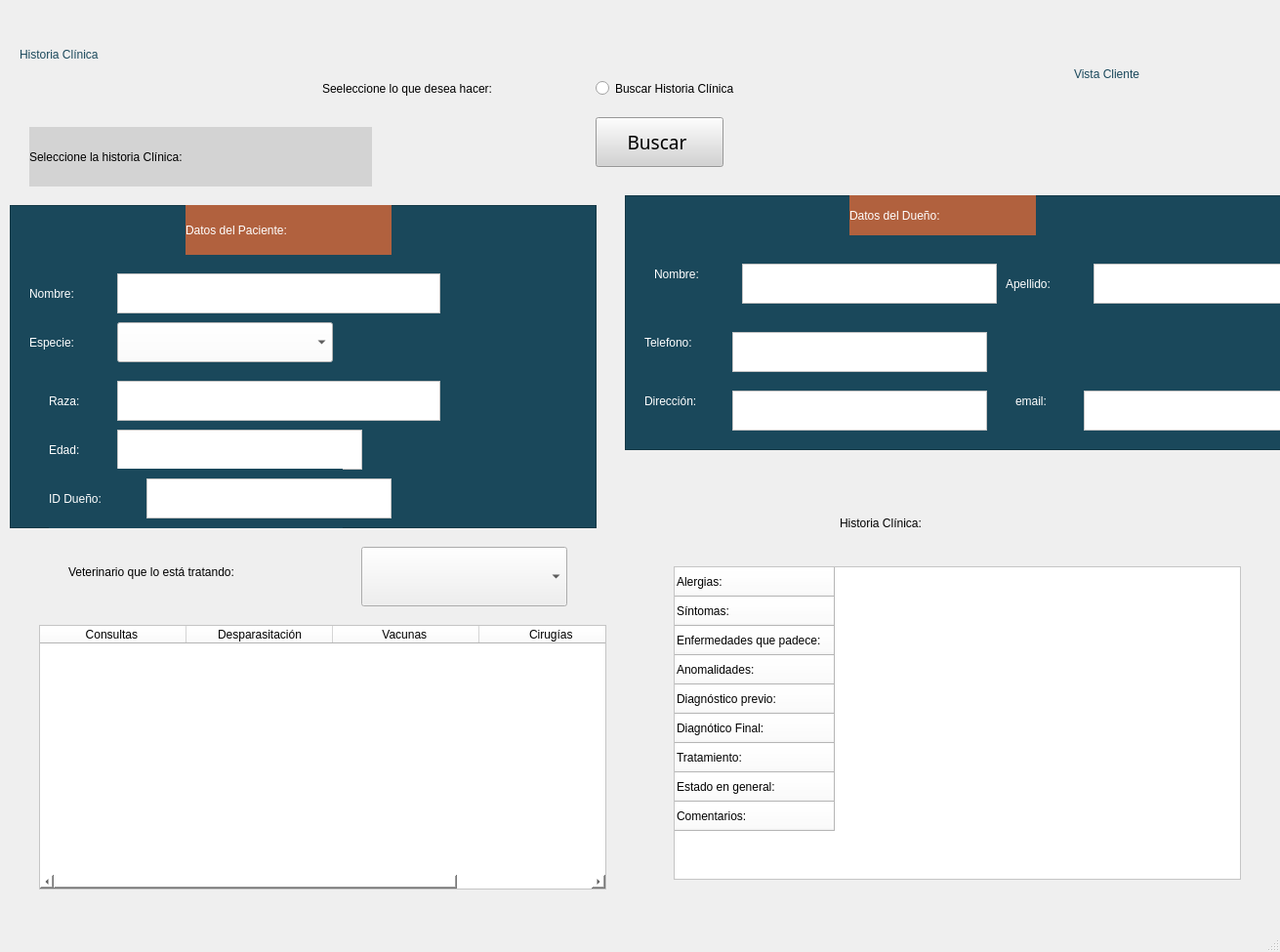
<?xml version="1.0" encoding="UTF-8"?>
<ui version="4.0">
 <class>MainWindow</class>
 <widget class="QMainWindow" name="MainWindow">
  <property name="geometry">
   <rect>
    <x>0</x>
    <y>0</y>
    <width>1311</width>
    <height>975</height>
   </rect>
  </property>
  <property name="windowTitle">
   <string>MainWindow</string>
  </property>
  <widget class="QWidget" name="centralwidget">
   <widget class="QLabel" name="label_4">
    <property name="geometry">
     <rect>
      <x>20</x>
      <y>10</y>
      <width>381</width>
      <height>91</height>
     </rect>
    </property>
    <property name="styleSheet">
     <string notr="true">font: 25pt &quot;Tw Cen MT Condensed Extra Bold&quot;;
color: rgb(26, 72, 91);
</string>
    </property>
    <property name="text">
     <string>Historia Clínica </string>
    </property>
   </widget>
   <widget class="QLabel" name="label_6">
    <property name="geometry">
     <rect>
      <x>330</x>
      <y>80</y>
      <width>261</width>
      <height>21</height>
     </rect>
    </property>
    <property name="styleSheet">
     <string notr="true">color: rgb(0, 0, 0);
font: 13pt &quot;Tw Cen MT Condensed Extra Bold&quot;;</string>
    </property>
    <property name="text">
     <string>Seeleccione lo que desea hacer: </string>
    </property>
   </widget>
   <widget class="QRadioButton" name="radioButton_2">
    <property name="geometry">
     <rect>
      <x>610</x>
      <y>80</y>
      <width>251</width>
      <height>21</height>
     </rect>
    </property>
    <property name="styleSheet">
     <string notr="true">font: 12pt &quot;MS Shell Dlg 2&quot;;</string>
    </property>
    <property name="text">
     <string>Buscar Historia Clínica</string>
    </property>
   </widget>
   <widget class="QPushButton" name="pushButton_2">
    <property name="geometry">
     <rect>
      <x>610</x>
      <y>120</y>
      <width>131</width>
      <height>51</height>
     </rect>
    </property>
    <property name="font">
     <font>
      <family>Bauhaus 93</family>
      <pointsize>14</pointsize>
      <weight>50</weight>
      <italic>false</italic>
      <bold>false</bold>
     </font>
    </property>
    <property name="styleSheet">
     <string notr="true">color: rgb(0, 0, 0);
background-color: rgb(211, 211, 211);
font: 14pt &quot;Bauhaus 93&quot;;
border-color: rgb(170, 0, 255);</string>
    </property>
    <property name="text">
     <string>Buscar </string>
    </property>
   </widget>
   <widget class="QLabel" name="label">
    <property name="geometry">
     <rect>
      <x>30</x>
      <y>130</y>
      <width>351</width>
      <height>61</height>
     </rect>
    </property>
    <property name="styleSheet">
     <string notr="true">color: rgb(0, 0, 0);
background-color: rgb(211, 211, 211);
font: 14pt &quot;Bauhaus 93&quot;;
border-color: rgb(170, 0, 255);</string>
    </property>
    <property name="text">
     <string>Seleccione la historia Clínica:</string>
    </property>
   </widget>
   <widget class="QFrame" name="frame">
    <property name="geometry">
     <rect>
      <x>10</x>
      <y>210</y>
      <width>601</width>
      <height>331</height>
     </rect>
    </property>
    <property name="styleSheet">
     <string notr="true">background-color: rgb(26, 72, 91);</string>
    </property>
    <property name="frameShape">
     <enum>QFrame::StyledPanel</enum>
    </property>
    <property name="frameShadow">
     <enum>QFrame::Raised</enum>
    </property>
    <widget class="QLabel" name="label_2">
     <property name="geometry">
      <rect>
       <x>180</x>
       <y>0</y>
       <width>211</width>
       <height>51</height>
      </rect>
     </property>
     <property name="styleSheet">
      <string notr="true">font: 14pt &quot;Bauhaus 93&quot;;
border-color: rgb(170, 0, 255);
color: rgb(255, 255, 255);
background-color: rgb(177, 97, 62);</string>
     </property>
     <property name="text">
      <string>Datos del Paciente: </string>
     </property>
    </widget>
    <widget class="QLabel" name="label_3">
     <property name="geometry">
      <rect>
       <x>20</x>
       <y>60</y>
       <width>301</width>
       <height>61</height>
      </rect>
     </property>
     <property name="styleSheet">
      <string notr="true">font: 12pt &quot;MS Shell Dlg 2&quot;;
color: white;</string>
     </property>
     <property name="text">
      <string>Nombre:</string>
     </property>
    </widget>
    <widget class="QLabel" name="label_5">
     <property name="geometry">
      <rect>
       <x>20</x>
       <y>110</y>
       <width>301</width>
       <height>61</height>
      </rect>
     </property>
     <property name="styleSheet">
      <string notr="true">font: 12pt &quot;MS Shell Dlg 2&quot;;
color: white;</string>
     </property>
     <property name="text">
      <string>Especie: </string>
     </property>
    </widget>
    <widget class="QLabel" name="label_7">
     <property name="geometry">
      <rect>
       <x>40</x>
       <y>170</y>
       <width>301</width>
       <height>61</height>
      </rect>
     </property>
     <property name="styleSheet">
      <string notr="true">font: 12pt &quot;MS Shell Dlg 2&quot;;
color: white;</string>
     </property>
     <property name="text">
      <string>Raza: </string>
     </property>
    </widget>
    <widget class="QLabel" name="label_8">
     <property name="geometry">
      <rect>
       <x>40</x>
       <y>220</y>
       <width>301</width>
       <height>61</height>
      </rect>
     </property>
     <property name="styleSheet">
      <string notr="true">font: 12pt &quot;MS Shell Dlg 2&quot;;
color: white;</string>
     </property>
     <property name="text">
      <string>Edad: </string>
     </property>
    </widget>
    <widget class="QTextEdit" name="textEdit">
     <property name="geometry">
      <rect>
       <x>110</x>
       <y>70</y>
       <width>331</width>
       <height>41</height>
      </rect>
     </property>
     <property name="styleSheet">
      <string notr="true">background-color: rgb(255, 255, 255);
font: 13pt &quot;MS Shell Dlg 2&quot;;</string>
     </property>
    </widget>
    <widget class="QTextEdit" name="textEdit_2">
     <property name="geometry">
      <rect>
       <x>110</x>
       <y>180</y>
       <width>331</width>
       <height>41</height>
      </rect>
     </property>
     <property name="styleSheet">
      <string notr="true">background-color: rgb(255, 255, 255);
font: 13pt &quot;MS Shell Dlg 2&quot;;</string>
     </property>
    </widget>
    <widget class="QTextEdit" name="textEdit_3">
     <property name="geometry">
      <rect>
       <x>110</x>
       <y>230</y>
       <width>251</width>
       <height>41</height>
      </rect>
     </property>
     <property name="styleSheet">
      <string notr="true">background-color: rgb(255, 255, 255);
font: 13pt &quot;MS Shell Dlg 2&quot;;</string>
     </property>
    </widget>
    <widget class="QComboBox" name="comboBox">
     <property name="geometry">
      <rect>
       <x>110</x>
       <y>120</y>
       <width>221</width>
       <height>41</height>
      </rect>
     </property>
     <property name="styleSheet">
      <string notr="true">background-color: rgb(255, 255, 255);
font: 13pt &quot;MS Shell Dlg 2&quot;;</string>
     </property>
    </widget>
    <widget class="QLabel" name="label_10">
     <property name="geometry">
      <rect>
       <x>40</x>
       <y>270</y>
       <width>301</width>
       <height>61</height>
      </rect>
     </property>
     <property name="styleSheet">
      <string notr="true">font: 12pt &quot;MS Shell Dlg 2&quot;;
color: white;</string>
     </property>
     <property name="text">
      <string>ID Dueño: </string>
     </property>
    </widget>
    <widget class="QTextEdit" name="textEdit_6">
     <property name="geometry">
      <rect>
       <x>140</x>
       <y>280</y>
       <width>251</width>
       <height>41</height>
      </rect>
     </property>
     <property name="styleSheet">
      <string notr="true">background-color: rgb(255, 255, 255);
font: 13pt &quot;MS Shell Dlg 2&quot;;</string>
     </property>
    </widget>
    <zorder>label_2</zorder>
    <zorder>label_3</zorder>
    <zorder>label_5</zorder>
    <zorder>label_7</zorder>
    <zorder>label_8</zorder>
    <zorder>textEdit</zorder>
    <zorder>textEdit_2</zorder>
    <zorder>comboBox</zorder>
    <zorder>textEdit_3</zorder>
    <zorder>label_10</zorder>
    <zorder>textEdit_6</zorder>
   </widget>
   <widget class="QFrame" name="frame_2">
    <property name="geometry">
     <rect>
      <x>640</x>
      <y>200</y>
      <width>771</width>
      <height>261</height>
     </rect>
    </property>
    <property name="styleSheet">
     <string notr="true">background-color: rgb(26, 72, 91);</string>
    </property>
    <property name="frameShape">
     <enum>QFrame::StyledPanel</enum>
    </property>
    <property name="frameShadow">
     <enum>QFrame::Raised</enum>
    </property>
    <widget class="QLabel" name="label_40">
     <property name="geometry">
      <rect>
       <x>230</x>
       <y>0</y>
       <width>191</width>
       <height>41</height>
      </rect>
     </property>
     <property name="styleSheet">
      <string notr="true">font: 14pt &quot;Bauhaus 93&quot;;
border-color: rgb(170, 0, 255);
color: rgb(255, 255, 255);
background-color: rgb(177, 97, 62);</string>
     </property>
     <property name="text">
      <string>Datos del Dueño: </string>
     </property>
    </widget>
    <widget class="QLabel" name="label_41">
     <property name="geometry">
      <rect>
       <x>30</x>
       <y>50</y>
       <width>91</width>
       <height>61</height>
      </rect>
     </property>
     <property name="styleSheet">
      <string notr="true">font: 12pt &quot;MS Shell Dlg 2&quot;;
color: white;</string>
     </property>
     <property name="text">
      <string>Nombre:</string>
     </property>
    </widget>
    <widget class="QLabel" name="label_43">
     <property name="geometry">
      <rect>
       <x>20</x>
       <y>120</y>
       <width>301</width>
       <height>61</height>
      </rect>
     </property>
     <property name="styleSheet">
      <string notr="true">font: 12pt &quot;MS Shell Dlg 2&quot;;
color: white;</string>
     </property>
     <property name="text">
      <string>Telefono: </string>
     </property>
    </widget>
    <widget class="QLabel" name="label_44">
     <property name="geometry">
      <rect>
       <x>20</x>
       <y>180</y>
       <width>301</width>
       <height>61</height>
      </rect>
     </property>
     <property name="styleSheet">
      <string notr="true">font: 12pt &quot;MS Shell Dlg 2&quot;;
color: white;</string>
     </property>
     <property name="text">
      <string>Dirección: </string>
     </property>
    </widget>
    <widget class="QLabel" name="label_49">
     <property name="geometry">
      <rect>
       <x>390</x>
       <y>60</y>
       <width>301</width>
       <height>61</height>
      </rect>
     </property>
     <property name="styleSheet">
      <string notr="true">font: 12pt &quot;MS Shell Dlg 2&quot;;
color: white;</string>
     </property>
     <property name="text">
      <string>Apellido:</string>
     </property>
    </widget>
    <widget class="QLabel" name="label_45">
     <property name="geometry">
      <rect>
       <x>400</x>
       <y>180</y>
       <width>301</width>
       <height>61</height>
      </rect>
     </property>
     <property name="styleSheet">
      <string notr="true">font: 12pt &quot;MS Shell Dlg 2&quot;;
color: white;</string>
     </property>
     <property name="text">
      <string>email: </string>
     </property>
    </widget>
    <widget class="QTextEdit" name="textEdit_4">
     <property name="geometry">
      <rect>
       <x>120</x>
       <y>70</y>
       <width>261</width>
       <height>41</height>
      </rect>
     </property>
     <property name="styleSheet">
      <string notr="true">background-color: rgb(255, 255, 255);
font: 13pt &quot;MS Shell Dlg 2&quot;;</string>
     </property>
    </widget>
    <widget class="QTextEdit" name="textEdit_5">
     <property name="geometry">
      <rect>
       <x>480</x>
       <y>70</y>
       <width>271</width>
       <height>41</height>
      </rect>
     </property>
     <property name="styleSheet">
      <string notr="true">background-color: rgb(255, 255, 255);
font: 13pt &quot;MS Shell Dlg 2&quot;;</string>
     </property>
    </widget>
    <widget class="QTextEdit" name="textEdit_7">
     <property name="geometry">
      <rect>
       <x>110</x>
       <y>140</y>
       <width>261</width>
       <height>41</height>
      </rect>
     </property>
     <property name="styleSheet">
      <string notr="true">background-color: rgb(255, 255, 255);
font: 13pt &quot;MS Shell Dlg 2&quot;;</string>
     </property>
    </widget>
    <widget class="QTextEdit" name="textEdit_8">
     <property name="geometry">
      <rect>
       <x>110</x>
       <y>200</y>
       <width>261</width>
       <height>41</height>
      </rect>
     </property>
     <property name="styleSheet">
      <string notr="true">background-color: rgb(255, 255, 255);
font: 13pt &quot;MS Shell Dlg 2&quot;;</string>
     </property>
    </widget>
    <widget class="QTextEdit" name="textEdit_9">
     <property name="geometry">
      <rect>
       <x>470</x>
       <y>200</y>
       <width>261</width>
       <height>41</height>
      </rect>
     </property>
     <property name="styleSheet">
      <string notr="true">background-color: rgb(255, 255, 255);
font: 13pt &quot;MS Shell Dlg 2&quot;;</string>
     </property>
    </widget>
   </widget>
   <widget class="QLabel" name="label_11">
    <property name="geometry">
     <rect>
      <x>70</x>
      <y>560</y>
      <width>301</width>
      <height>51</height>
     </rect>
    </property>
    <property name="styleSheet">
     <string notr="true">font: 12pt &quot;MS Shell Dlg 2&quot;;</string>
    </property>
    <property name="text">
     <string>Veterinario que lo está tratando: </string>
    </property>
   </widget>
   <widget class="QComboBox" name="comboBox_2">
    <property name="geometry">
     <rect>
      <x>370</x>
      <y>560</y>
      <width>211</width>
      <height>61</height>
     </rect>
    </property>
   </widget>
   <widget class="QTableWidget" name="tableWidget">
    <property name="geometry">
     <rect>
      <x>40</x>
      <y>640</y>
      <width>581</width>
      <height>271</height>
     </rect>
    </property>
    <property name="styleSheet">
     <string notr="true">background-color: rgb(255, 255, 255);
border-bottom-color: rgb(0, 0, 0);
border-color: rgb(0, 0, 0);
color: rgb(0, 0, 0);
font: 12pt &quot;Segoe MDL2 Assets&quot;;</string>
    </property>
    <attribute name="horizontalHeaderDefaultSectionSize">
     <number>150</number>
    </attribute>
    <column>
     <property name="text">
      <string>Consultas </string>
     </property>
    </column>
    <column>
     <property name="text">
      <string>Desparasitación</string>
     </property>
    </column>
    <column>
     <property name="text">
      <string>Vacunas </string>
     </property>
    </column>
    <column>
     <property name="text">
      <string>Cirugías </string>
     </property>
    </column>
   </widget>
   <widget class="QLabel" name="label_12">
    <property name="geometry">
     <rect>
      <x>860</x>
      <y>510</y>
      <width>301</width>
      <height>51</height>
     </rect>
    </property>
    <property name="styleSheet">
     <string notr="true">font: 18pt &quot;MS Shell Dlg 2&quot;;</string>
    </property>
    <property name="text">
     <string>Historia Clínica: </string>
    </property>
   </widget>
   <widget class="QTableWidget" name="tableWidget_2">
    <property name="geometry">
     <rect>
      <x>690</x>
      <y>580</y>
      <width>581</width>
      <height>321</height>
     </rect>
    </property>
    <property name="styleSheet">
     <string notr="true">background-color: rgb(255, 255, 255);
border-bottom-color: rgb(0, 0, 0);
border-color: rgb(0, 0, 0);
color: rgb(0, 0, 0);
font: 12pt &quot;Segoe MDL2 Assets&quot;;</string>
    </property>
    <attribute name="horizontalHeaderDefaultSectionSize">
     <number>150</number>
    </attribute>
    <row>
     <property name="text">
      <string>Alergias:</string>
     </property>
    </row>
    <row>
     <property name="text">
      <string>Síntomas: </string>
     </property>
    </row>
    <row>
     <property name="text">
      <string>Enfermedades que padece: </string>
     </property>
    </row>
    <row>
     <property name="text">
      <string>Anomalidades:</string>
     </property>
    </row>
    <row>
     <property name="text">
      <string>Diagnóstico previo:</string>
     </property>
    </row>
    <row>
     <property name="text">
      <string>Diagnótico Final: </string>
     </property>
    </row>
    <row>
     <property name="text">
      <string>Tratamiento: </string>
     </property>
    </row>
    <row>
     <property name="text">
      <string>Estado en general: </string>
     </property>
    </row>
    <row>
     <property name="text">
      <string>Comentarios: </string>
     </property>
    </row>
   </widget>
   <widget class="QLabel" name="label_13">
    <property name="geometry">
     <rect>
      <x>1100</x>
      <y>30</y>
      <width>381</width>
      <height>91</height>
     </rect>
    </property>
    <property name="styleSheet">
     <string notr="true">font: 25pt &quot;Tw Cen MT Condensed Extra Bold&quot;;
color: rgb(26, 72, 91);
</string>
    </property>
    <property name="text">
     <string>Vista Cliente</string>
    </property>
   </widget>
  </widget>
  <widget class="QStatusBar" name="statusbar"/>
  <action name="actionhola">
   <property name="text">
    <string>hola</string>
   </property>
  </action>
 </widget>
 <resources/>
 <connections/>
</ui>
